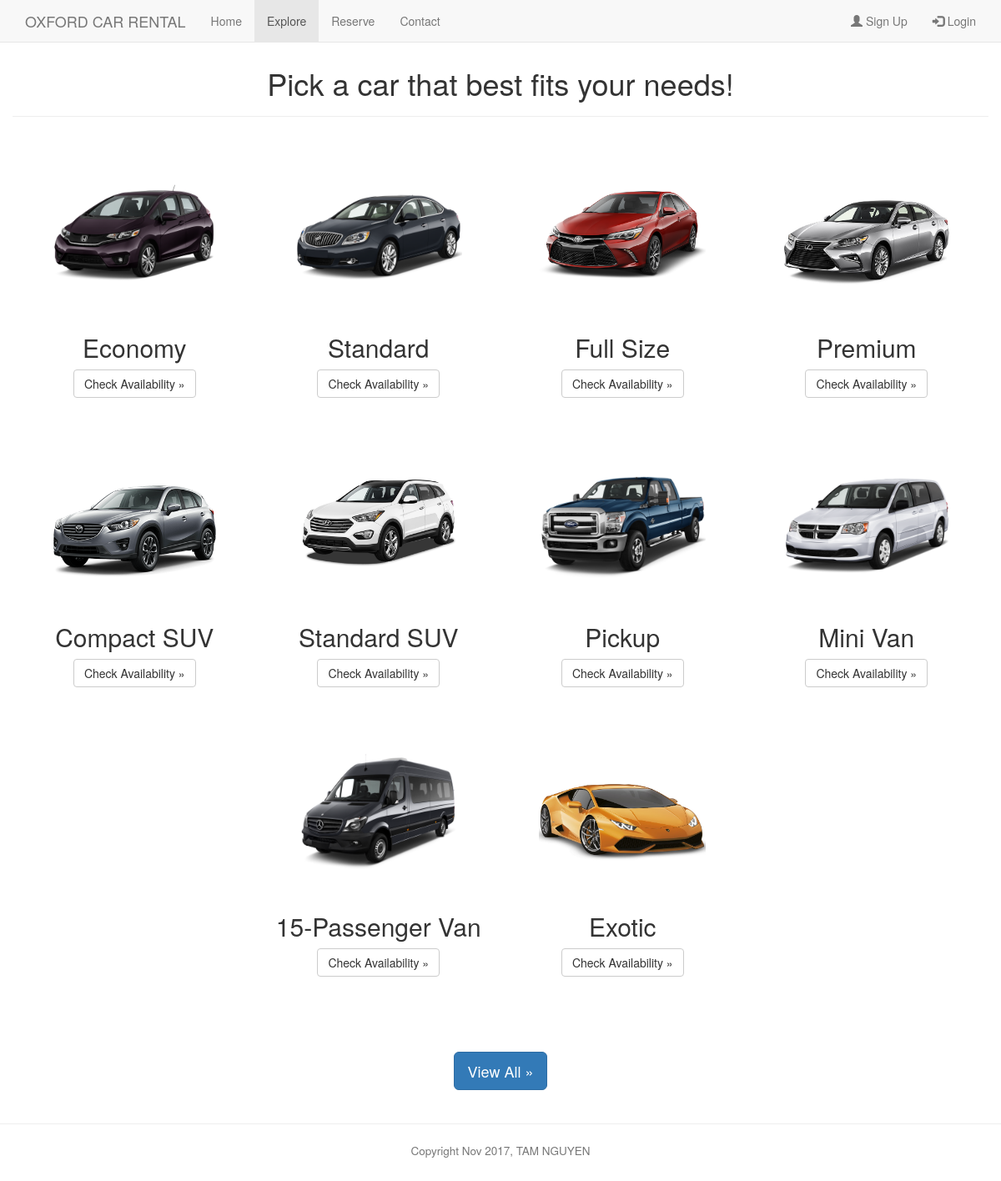
Screenshot of /explore.php with the database file from the repository.
### tables this page shows
CREATE TABLE Type (
    typeID char(5) NOT NULL,
    type_name varchar(20) NOT NULL,
    daily_rate decimal(5,2) NOT NULL,
    capacity int NOT NULL,
    PRIMARY KEY (typeID)
);

### session.php (called while the page is built, shortened)
<?php
    function logged_in(){
        if(!isset($_SESSION["userID"]) && $_SESSION["userID"] === NULL){
            return false;
        }
        else{
            return true;
        }
    }
?>

### explore.php (the view, shortened to what this page needs)
<?php
    require_once ('session.php');
    require_once ('included_functions.php');
    $mysqli = db_connection();
?>
<!DOCTYPE html>
<html lang="en">
<head>
    <link rel="stylesheet" href="css/bootstrap.min.css">
    <link href="explore.css" rel="stylesheet">
</head>
<body>
    <nav class="navbar navbar-default navbar-fixed-top">
        <div class="container">
            <div class="navbar-header">
                <a class="navbar-brand" href="index.php">OXFORD CAR RENTAL</a>
            </div>
            <div class="collapse navbar-collapse" id="myNavbar">
                <ul class="nav navbar-nav">
                    <li><a href="index.php">Home</a></li>
                    <li class="active"><a href="explore.php">Explore</a></li>
                    <li><a href="reserve.php">Reserve</a></li>
                    <li><a href="contact.php">Contact</a></li>
                </ul>
                <?php
                if(logged_in()){
                    echo "<ul class='nav navbar-nav navbar-right'>";
                    echo "<li><a href='account.php'><span class='glyphicon glyphicon-user'></span> My Account</a></li>";
                    echo "<li><a href='signout.php'><span class='glyphicon glyphicon-log-out'></span> Logout</a></li>";
                    echo "</ul>";
                }
                else{
                    echo "<ul class='nav navbar-nav navbar-right'>";
                    echo "<li><a href='signup.php'><span class='glyphicon glyphicon-user'></span> Sign Up</a></li>";
                    echo "<li><a href='signin.php'><span class='glyphicon glyphicon-log-in'></span> Login</a></li>";
                    echo "</ul>";
                }
                ?>
            </div>
        </div>
    </nav>
    <div class="container-fluid">
        <br/><br/>
        <div class="page-header">
            <h1><div class="text-center">Pick a car that best fits your needs!</div></h1>
        </div>
        <br/>
        <div class="container explore">
            <div class="row">
                <div class="col-lg-3">
                    <img class="img-rounded" src="image/economy.png" alt="Generic placeholder image" width="200" height="200">
                    <?php
                        $query = "SELECT * FROM Type WHERE type_name = 'Economy'";
                        $result = $mysqli->query($query);
                        while($row = $result->fetch_assoc()){
                            echo "<h2>".$row['type_name']."</h2>";
                            echo "<p><a class='btn btn-default' href='viewType.php?id=".urldecode($row['typeID'])."' role='button'>Check Availability &raquo;</a></p>";
                        }
                    ?>
                </div>
                <div class="col-lg-3">
                    <img class="img-rounded" src="image/standard.png" alt="Generic placeholder image" width="200" height="200">
                    <?php
                    $query = "SELECT * FROM Type WHERE type_name = 'Standard'";
                    $result = $mysqli->query($query);
                    while($row = $result->fetch_assoc()){
                        echo "<h2>".$row['type_name']."</h2>";
                        echo "<p><a class='btn btn-default' href='viewType.php?id=".urldecode($row['typeID'])."' role='button'>Check Availability &raquo;</a></p>";
                    }
                    ?>
                </div>
                <div class="col-lg-3">
                    <img class="img-rounded" src="image/fullsize.png" alt="Generic placeholder image" width="200" height="200">
                    <?php
                    $query = "SELECT * FROM Type WHERE type_name = 'Full Size'";
                    $result = $mysqli->query($query);
                    while($row = $result->fetch_assoc()){
                        echo "<h2>".$row['type_name']."</h2>";
                        echo "<p><a class='btn btn-default' href='viewType.php?id=".urldecode($row['typeID'])."' role='button'>Check Availability &raquo;</a></p>";
                    }
                    ?>
                </div>
                <div class="col-lg-3">
                    <img class="img-rounded" src="image/premium.jpg" alt="Generic placeholder image" width="200" height="200">
                    <?php
                    $query = "SELECT * FROM Type WHERE type_name = 'Premium'";
                    $result = $mysqli->query($query);
                    while($row = $result->fetch_assoc()){
                        echo "<h2>".$row['type_name']."</h2>";
                        echo "<p><a class='btn btn-default' href='viewType.php?id=".urldecode($row['typeID'])."' role='button'>Check Availability &raquo;</a></p>";
                    }
                    ?>
                </div>
            </div>
            <div class="row">
                <div class="col-lg-3">
                    <img class="img-rounded" src="image/compactSUV.png" alt="Generic placeholder image" width="200" height="200">
                    <?php
                    $query = "SELECT * FROM Type WHERE type_name = 'Compact SUV'";
                    $result = $mysqli->query($query);
                    while($row = $result->fetch_assoc()){
                        echo "<h2>".$row['type_name']."</h2>";
                        echo "<p><a class='btn btn-default' href='viewType.php?id=".urldecode($row['typeID'])."' role='button'>Check Availability &raquo;</a></p>";
                    }
                    ?>
                </div>
                <div class="col-lg-3">
                    <img class="img-rounded" src="image/standardSUV.png" alt="Generic placeholder image" width="200" height="200">
                    <?php
                    $query = "SELECT * FROM Type WHERE type_name = 'Standard SUV'";
                    $result = $mysqli->query($query);
                    while($row = $result->fetch_assoc()){
                        echo "<h2>".$row['type_name']."</h2>";
                        echo "<p><a class='btn btn-default' href='viewType.php?id=".urldecode($row['typeID'])."' role='button'>Check Availability &raquo;</a></p>";
                    }
                    ?>
                </div>
                <div class="col-lg-3">
                    <img class="img-rounded" src="image/pickup.png" alt="Generic placeholder image" width="200" height="200">
                    <?php
                    $query = "SELECT * FROM Type WHERE type_name = 'Pickup'";
                    $result = $mysqli->query($query);
                    while($row = $result->fetch_assoc()){
                        echo "<h2>".$row['type_name']."</h2>";
                        echo "<p><a class='btn btn-default' href='viewType.php?id=".urldecode($row['typeID'])."' role='button'>Check Availability &raquo;</a></p>";
                    }
                    ?>
                </div>
                <div class="col-lg-3">
                    <img class="img-rounded" src="image/minivan.png" alt="Generic placeholder image" width="200" height="200">
                    <?php
                    $query = "SELECT * FROM Type WHERE type_name = 'Mini Van'";
                    $result = $mysqli->query($query);
                    while($row = $result->fetch_assoc()){
                        echo "<h2>".$row['type_name']."</h2>";
                        echo "<p><a class='btn btn-default' href='viewType.php?id=".urldecode($row['typeID'])."' role='button'>Check Availability &raquo;</a></p>";
                    }
                    ?>
                </div>
            </div>
            <div class="row">
                <div class="col-lg-3">
                </div>
                <div class="col-lg-3">
                    <img class="img-rounded" src="image/15van.png" alt="Generic placeholder image" width="200" height="200">
                    <?php
                    $query = "SELECT * FROM Type WHERE type_name = '15-Passenger Van'";
                    $result = $mysqli->query($query);
                    while($row = $result->fetch_assoc()){
                        echo "<h2>".$row['type_name']."</h2>";
                        echo "<p><a class='btn btn-default' href='viewType.php?id=".urldecode($row['typeID'])."' role='button'>Check Availability &raquo;</a></p>";
                    }
                    ?>
                </div>
                <div class="col-lg-3">
                    <img class="img-rounded" src="image/luxury.jpg" alt="Generic placeholder image" width="200" height="200">
                    <?php
                    $query = "SELECT * FROM Type WHERE type_name = 'Exotic'";
                    $result = $mysqli->query($query);
                    while($row = $result->fetch_assoc()){
                        echo "<h2>".$row['type_name']."</h2>";
                        echo "<p><a class='btn btn-default' href='viewType.php?id=".urldecode($row['typeID'])."' role='button'>Check Availability &raquo;</a></p>";
                    }
                    ?>
                </div>
                <div class="col-lg-3">
                </div>
            </div>
            <div class="row">
                <div class="col-lg-5">
                </div>
                <div class="col-lg-2" style="text-align: center;">
                    <br/><br/>
                    <a href="viewType.php" class="btn btn-primary btn-lg" role="button">View All &raquo;</a>
                </div>
                <div class="col-lg-5">
                </div>
            </div>
        </div>
    </div>
</body>
</html>
<?php
    new_footer('TAM NGUYEN', $mysqli);
?>

### included_functions.php (shortened to what this page needs)
<?php
	function new_footer($name="Default", $mysqli){
		echo "<br/><hr/>";
	    echo "<h4><div class='text-center'><small>Copyright ".date("M Y").", ".$name."</small></div></h4>";
		echo "</body>";
		echo "</html>";
	}
?>

### explore.css (style rules this page uses)
.explore .col-lg-3 { margin-bottom: 40px; text-align: center; }
.explore h2 { font-weight: normal; }
.explore .col-lg-3 p { margin-right: 10px; margin-left: 10px; }

### explore.php (style rules this page uses)
.navbar .navbar-collapse { text-align: center; }
.col-lg-3 { overflow: hidden; }
.col-lg-3 img { max-width: 100%; -moz-transition: all 0.3s; -webkit-transition: all 0.3s; transition: all 0.3s; }

### rows the page displays
type: type_name "Economy"
type: type_name "Standard"
type: type_name "Full Size"
type: type_name "Premium"
type: type_name "Compact SUV"
type: type_name "Standard SUV"
type: type_name "Pickup"
type: type_name "Mini Van"
type: type_name "15-Passenger Van"
type: type_name "Exotic"

### other values shown
$name "TAM NGUYEN"
